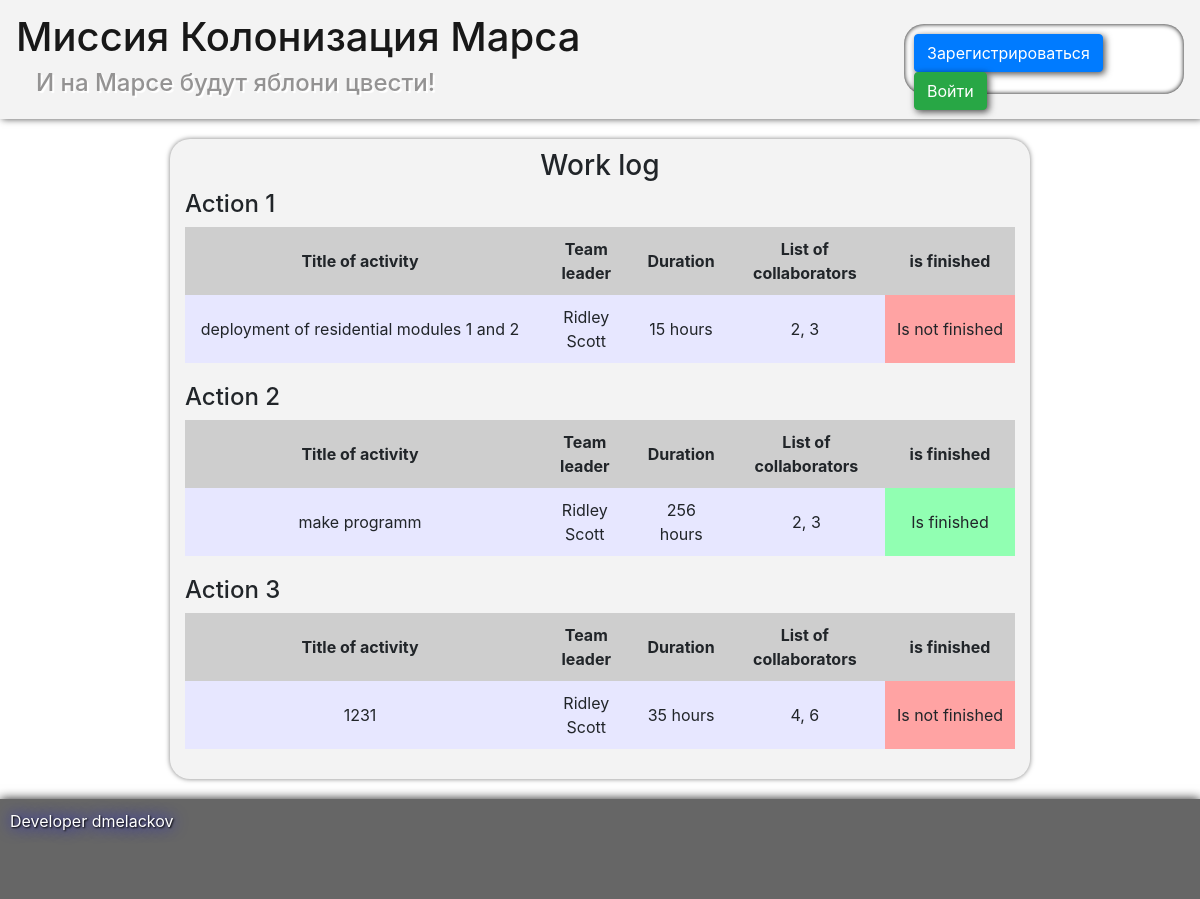
The app's page /index, older data.
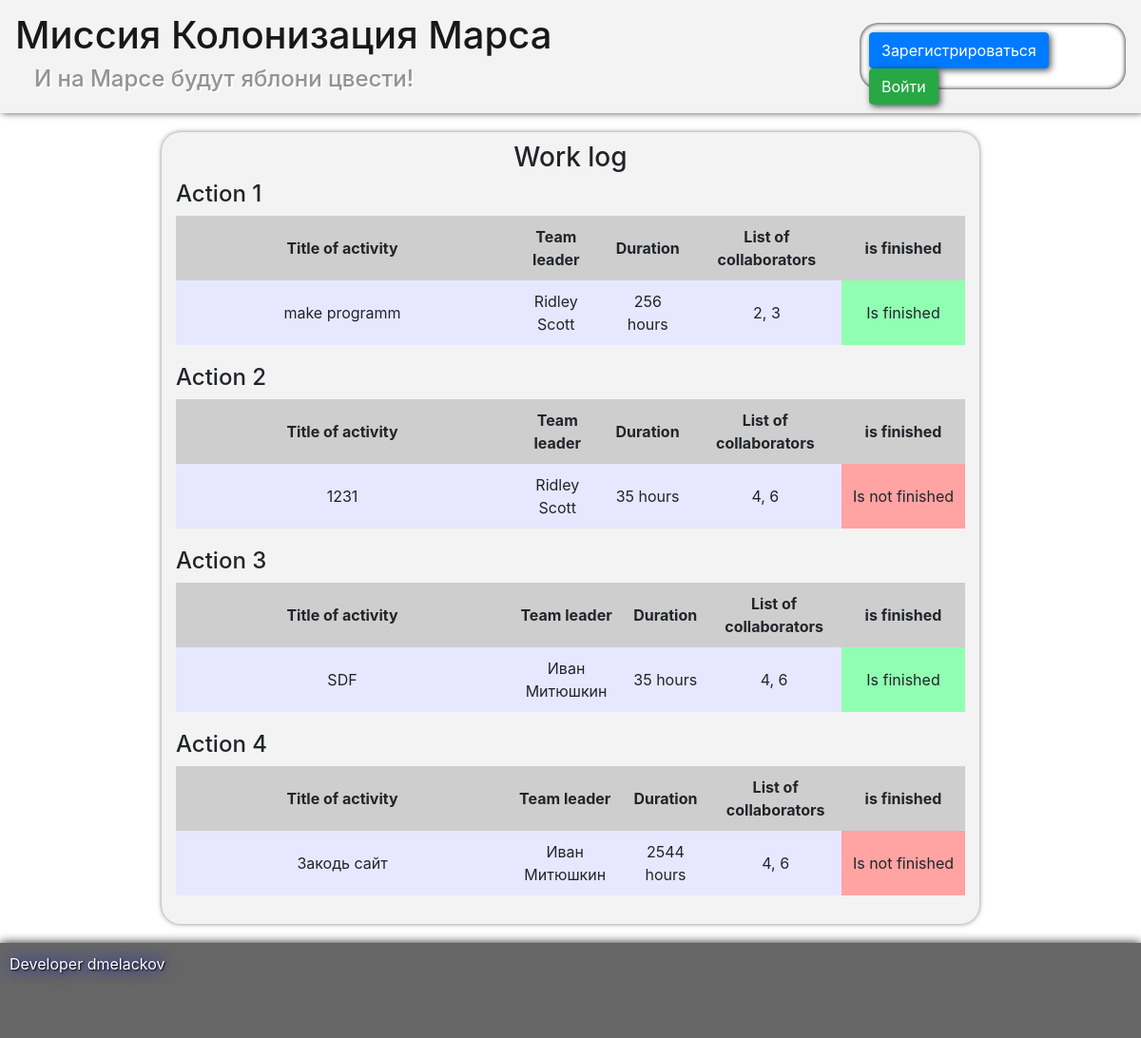
The same page, newer data.
### data/jobs.py (models this page shows)
class Jobs(SqlAlchemyBase, SerializerMixin):
    __tablename__ = 'jobs'
    id = sqlalchemy.Column(sqlalchemy.Integer,
                           primary_key=True, autoincrement=True)
    team_leader = sqlalchemy.Column(sqlalchemy.Integer,
                                    sqlalchemy.ForeignKey("users.id"))
    job = sqlalchemy.Column(sqlalchemy.String)
    work_size = sqlalchemy.Column(sqlalchemy.Integer)
    collaborators = sqlalchemy.Column(sqlalchemy.String)
    start_date = sqlalchemy.Column(sqlalchemy.DateTime)
    start_end = sqlalchemy.Column(sqlalchemy.DateTime)
    if_finished = sqlalchemy.Column(sqlalchemy.Boolean)
    leader = orm.relation('User')

### data/users.py (models this page shows, shortened)
class User(SqlAlchemyBase, UserMixin, SerializerMixin):
    __tablename__ = 'users'
    id = sqlalchemy.Column(sqlalchemy.Integer,
                           primary_key=True, autoincrement=True)
    surname = sqlalchemy.Column(sqlalchemy.String, nullable=True)
    name = sqlalchemy.Column(sqlalchemy.String, nullable=True)
    age = sqlalchemy.Column(sqlalchemy.Integer, nullable=True)
    position = sqlalchemy.Column(sqlalchemy.String, nullable=True)
    speciality = sqlalchemy.Column(sqlalchemy.String, nullable=True)
    address = sqlalchemy.Column(sqlalchemy.String, nullable=True)
    email = sqlalchemy.Column(sqlalchemy.String,
                              index=True, unique=True, nullable=True)
    hashed_password = sqlalchemy.Column(sqlalchemy.String, nullable=True)
    modified_date = sqlalchemy.Column(sqlalchemy.DateTime,
                                      default=datetime.datetime.now)

### main.py (the view)
@app.route('/')
@app.route('/index')
def index():
    session = db_session.create_session()
    params = {}
    params["title"] = "Журнал работ"
    params["static_css"] = url_for('static', filename="css/")
    params["static_img"] = url_for('static', filename="img/")
    params["jobs"] = session.query(Jobs).all()
    return render_template('index.html', **params)

### data/db_session.py (called while the page is built)
def create_session() -> Session:
    global __factory
    return __factory()

### templates/index.html (shortened to what this page needs)
{% extends "base.html" %} {% block content %}
<div class="center">
    <h3>Work log</h3>
    <div class="works">
        {% for i in jobs %}
        <div class="jobLabel">
            <h4>Action {{loop.index}}</h4>
        </div>
        <table>
            <tr class="title">
                <th>Title of activity</th>
                <th>Team leader</th>
                <th>Duration</th>
                <th>List of collaborators</th>
                <th>is finished</th>
            </tr>
            <tr class="data">
                <td class="activity">{{ i.job }}</td>
                <td class="leader">{{ i.leader.name }} {{ i.leader.surname }}</td>
                <td class="duration">{{ i.work_size }} hours</td>
                <td class="collab">{{ i.collaborators }}</td>
                <td class="finished {% if i.if_finished %}
                    yes
                {% else %}
                    no
                {% endif %}">{% if i.if_finished %} Is finished {% else %} Is not finished {% endif %}</td>
            </tr>
        </table>
        {% endfor %}
    </div>
</div>
{% endblock %}

### templates/base.html (shortened to what this page needs)
<!DOCTYPE html>
<html lang="en">
<head>
    <link rel="stylesheet" href="https://stackpath.bootstrapcdn.com/bootstrap/4.4.1/css/bootstrap.min.css">
    <link rel="stylesheet" href="{{ static_css }}style.css">
</head>
<body>
    <header>
        <nav class="navbar navbar-light">
            <a class="navbar-brand" href="/">
                <h1>Миссия Колонизация Марса</h1>
                <h4>И на Марсе будут яблони цвести!</h4>
            </a>
            <div class="userPanel">
                {% if current_user.is_authenticated %}
                <a class="navbar-brand" href="/logout">{{ current_user.name }}</a> {% else %}
                <p>
                    <a class="btn btn-primary " href="/register">Зарегистрироваться</a>
                    <a class="btn btn-success" href="/login">Войти</a>
                </p>
                {% endif %}
            </div>
        </nav>
    </header>
    <div class="wraper">
        <div class="content">
            <main role="main" class="container">
                {% block content %}{% endblock %}
            </main>
            <div class="footer">
                Developer dmelackov
            </div>
        </div>
    </div>
</body>
</html>

### static/css/style.css (style rules this page uses)
html { position: relative; min-height: 100%; }
body { position: absolute; min-width: 100%; min-height: 100%; }
.navbar-brand>h4 { color: rgb(148, 147, 147); margin-left: 20px; text-shadow: 2px 2px 1px white; }
header { background-color: (243, 243, 243); }
.center { text-align: center; margin-left: auto; margin-right: auto; }
.jobLabel>h4 { text-align: left; width: 100px; }
main { background-color: rgb(243, 243, 243); box-shadow: 0 0 5px rgba(0, 0, 0, 0.5); border-radius: 20px; padding: 10px 10px 10px 10px; }
.content { width: 900px; margin: 0 auto; padding: 20px; padding-bottom: 120px; }
.footer { position: absolute; bottom: 0; left: 0; width: 100%; height: 100px; background: #666; padding: 10px 10px 10px 10px; box-shadow: 0 0 10px rgba(0, 0, 0, 0.9); text-shadow: 1px 1px 2px black, 0 0 1em blue; color: white; }
.title>th { background-color: rgb(206, 206, 206); padding: 10px 10px 10px 10px; }
.data>td { background-color: rgb(231, 231, 255); padding: 10px 10px 10px 10px; }
.data>.no { background-color: rgb(255, 163, 163); }
.data>.yes { background-color: rgb(145, 255, 178); }
.works>table { width: 830px; }
.data>.activity { width: 350px; }
.data>.finished { width: 130px; }
.jobLabel>h4, .jobLabel>a { float: left; }
.works>table { margin-bottom: 20px; }
.btn { box-shadow: 2px 2px 7px rgba(0, 0, 0, 0.7); }
.navbar { background-color: rgb(243, 243, 243); box-shadow: 2px 0 7px rgba(0, 0, 0, 0.7); }
p { margin: 0 0 0 0; height: auto; line-height: 15px; }
.userPanel { background-color: white; border-radius: 20px; width: 280px; height: 70px; padding: 10px; box-shadow: inset 0 0 5px black; align-content: center; }
.userPanel>p { margin: auto; }

Row changes from the older to the newer data that the page shows:
removed Jobs: job "deployment of residential modules 1 and 2", leader.name "Ridley", leader.surname "Scott", work_size "15", collaborators "2, 3", if_finished "Is not finished"
added Jobs: job "SDF", leader.name "Иван", leader.surname "Митюшкин", work_size "35", collaborators "4, 6", if_finished "Is finished"
added Jobs: job "Закодь сайт", leader.name "Иван", leader.surname "Митюшкин", work_size "2544", collaborators "4, 6", if_finished "Is not finished"
